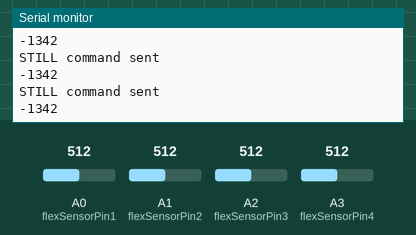
The sketch below on a simulated Arduino Uno, built with avr-gcc and run on an emulated ATmega328P. On the bench: the last lines printed to the serial monitor. Inputs (shaded band) come from the test bench; at power-on: A1 (flexSensorPin2) = 512, A0 (flexSensorPin1) = 512, A2 (flexSensorPin3) = 512, A3 (flexSensorPin4) = 512.

Above: at 1.2 s.
1.3 s: A1 (flexSensorPin2) set to 992
At 1.37 s:
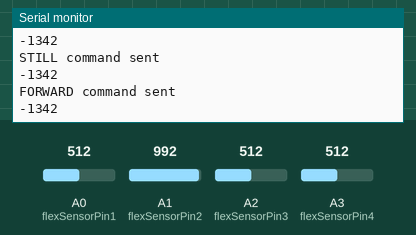
2.9 s: A0 (flexSensorPin1) set to 716
At 3.7 s:
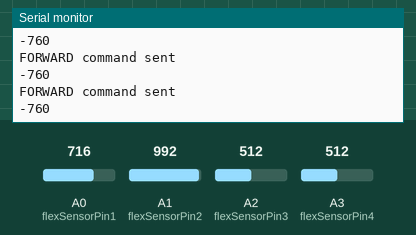
4.4 s: A0 (flexSensorPin1) set to 992
At 5.0 s:
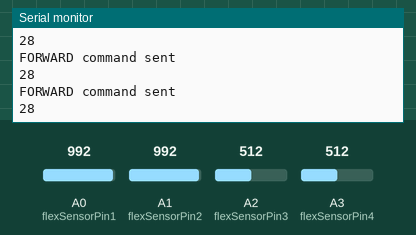
Timing chart, 0 to 7.4 s (numbered marks = the images above; inputs shaded):
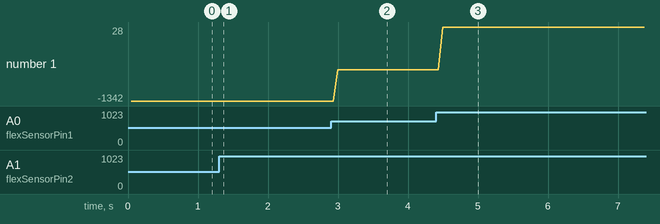

Measured:
- after the input at 1.3 s, the serial monitor: prints a new line at once (image 1)
- after the input at 2.9 s, the serial monitor: prints a new line after 0.09 s (image 2)
- after the input at 4.4 s, the serial monitor: prints a new line after 0.10 s (image 3)
- plotted number 1: -1342 → -760 after the input at 2.9 s, -760 → 28 after the input at 4.4 s

The sketch:

_387_transmitting_code.ino
```cpp
#include <SoftwareSerial.h>
SoftwareSerial BTserial(2, 3); // RX | TX because can't upload to pins 0/1 without having to unplug them first


boolean DEBUG = true;//when true reads more info out on serial monitor if you want extra info to debug; set to false if you don't care
int flexSensorPin1 = A0; //forward input on analog pin
int flexSensorPin2 = A1; //reverse
int flexSensorPin3 = A2; //left steer
int flexSensorPin4 = A3; //right steer
int flexNumber1;//these are the mapped values of the analog read input values from the flex sensors
int flexNumber2;
int flexNumber3;
int flexNumber4;

void setup()
{
    if (DEBUG)
    {
        // open serial communication for debugging and show
        // the sketch filename and the date compiled
        Serial.begin(9600);
    }

    //  open software serial connection to the Bluetooth module.
    BTserial.begin(9600);
    if (DEBUG)  {   Serial.println("BTserial started at 9600");     }

} // void setup()


void loop()
{
 int flexSensorNumba1 = analogRead(flexSensorPin1);
 int flexSensorNumba2 = analogRead(flexSensorPin2);
 int flexSensorNumba3 = analogRead(flexSensorPin3);
 int flexSensorNumba4 = analogRead(flexSensorPin4);
// Serial.println(flexNumber2);

 flexNumber1=map(flexSensorNumba1,982,1017,0,100); //45
 flexNumber2=map(flexSensorNumba2,910,994,0,100); //16
 flexNumber3=map(flexSensorNumba3,982,1017,0,100);
 flexNumber4=map(flexSensorNumba4,982,1017,0,100);
 /*
  * This enables the motor to move in the forward direction by sending the FORWARD command
  */
 if (flexNumber1<65&&flexNumber2>65){
    BTserial.println("<FORWARD>");
    if (DEBUG){Serial.println("FORWARD command sent");
    Serial.println(flexNumber1);}
    delay (50);
 }
 /*
  * This enables the motor to move in the reverse direction by sending the REVERSE command
  */
    if (flexNumber2<65&&flexNumber1>65){
    BTserial.println("<REVERSE>");
    if (DEBUG){Serial.println("REVERSE command sent");
    Serial.println(flexNumber2);}
    delay (50);
 }
 /*
  * The following code is to prevent the motor from locking and overheating. When the user is trying to make it go
  * forward or backward at the same time, this causes strain on the motor becuase voltage is tring to spread across
  * the motor in both directions. To prevent this from ruining the motor, a STILL command is sent when this happens
  * disabling the motor entirely until the user makes up their mind on which direction they want to go.
  */
if((flexNumber1<65&&flexNumber2<65)||(flexNumber1>=65&&flexNumber2>=65)){
    BTserial.println("<STILL>");
    if (DEBUG){Serial.println("STILL command sent");
    Serial.println(flexNumber1);}
    delay (50);
 }
}
```
